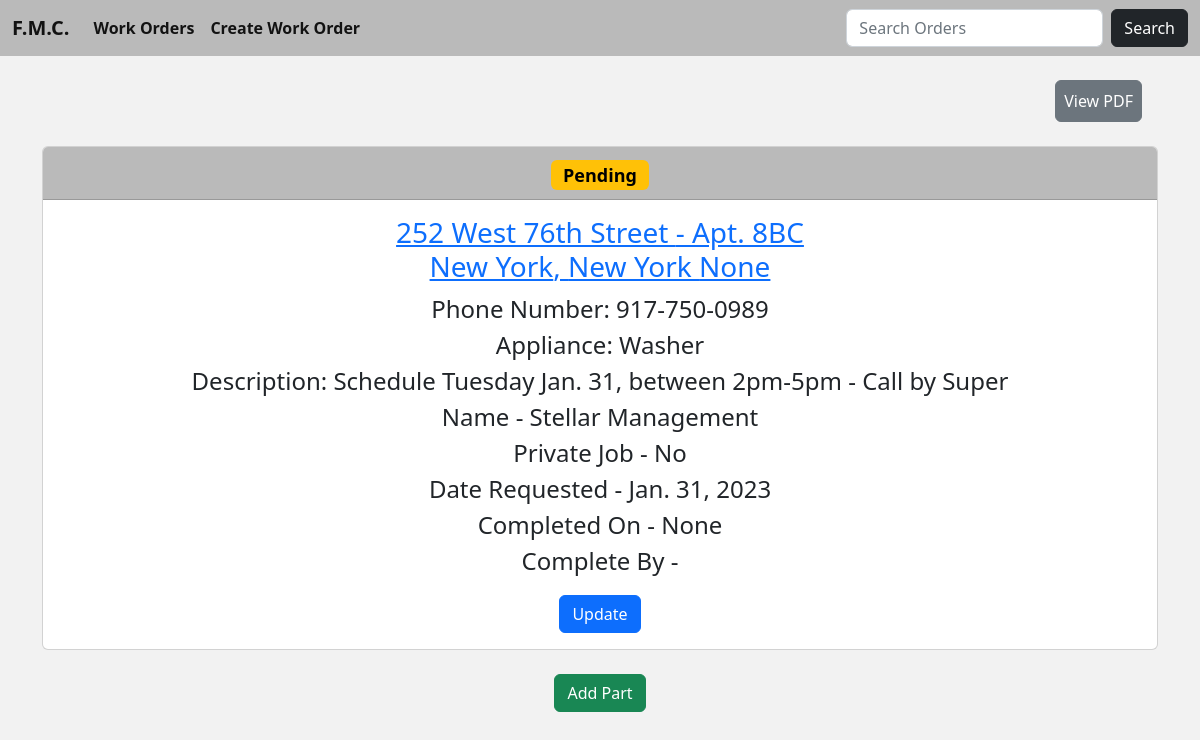
/work_orders_details/191, run on the app's committed database.
### fmc/models.py (models this page shows, shortened)
class Work(models.Model):
    company = models.CharField('Management Company', max_length=64, blank=True)
    address = models.CharField(max_length=64)
    apartment = models.CharField(max_length=64)
    city = models.CharField(max_length=64, null=True)
    zip_code = models.IntegerField('Zip Code', null=True, blank=True)
    state = models.CharField(max_length=12, choices=STATE_CHOICES, default='NEW YORK')
    appliance = models.CharField(max_length=64)
    phone = models.CharField('Phone Number', max_length=64, null=True, blank=True)
    comments = models.CharField('Description', max_length=64, null=True, blank=True)
    private = models.CharField(max_length=12, choices=PRIVATE_CHOICES, default='')
    status = models.CharField(max_length=12, choices=STATUS_CHOICES, default='Pending')
    date_added = models.DateTimeField(auto_now_add=True, null=True)
    logo = models.ImageField(null=True, blank=True)
    requested = models.DateField(null=True, blank=True)
    completed = models.DateField('Date Complete', null=True, blank=True)
    complete_by = models.CharField('Complete By', max_length=12, choices=TECHNICIAN, blank=True, default='')

### fmc/views.py (the view)
# urls.py: path('work_orders_details/<int:pk>', WorkOrderDetails.as_view(), name='work-order-details'),
class WorkOrderDetails(DetailView):
    model = Work
    template_name = 'work_order_details.html'

### fmc/templates/work_order_details.html (shortened to what this page needs)
{% extends 'index.html' %}
{% block body %}
<div class="d-flex flex-row-reverse pe-3">
<a href="{% url 'work-order-pdf' work.pk %}" class="btn btn-secondary p-2">View PDF</a>
</div>
<center>
    <div class="card text-center">
        <div class="card-header fs-4" style="background-color: #BABABA;">
            {% if work.status == 'Pending' %}
                <span class="badge text-bg-warning">{{ work.status }}</span>
            {% elif work.status == '2C2R' %}
                <span class="badge text-bg-danger">{{ work.status }}</span>
            {% else %}
                <span class="badge text-bg-success">{{ work.status }}</span>
            {% endif %}
        </div>
        <div class="card-body">
          <h5 class="card-title fs-3"><a href="https://www.google.com/maps/place/{{ work.address }}, {{ work.city }}, {{ work.state }} {{ work.zip_code }}">{{ work.address }} - Apt. {{ work.apartment }}</br>{{ work.city }}, {{ work.state }} {{ work.zip_code }}</a></h5>
          <p class="card-text fs-4">Phone Number: {{ work.phone }}</br>Appliance: {{ work.appliance }}</br>Description: {{ work.comments }}</br>
                                    Name - {{ work.company }}</br>Private Job - {{ work.private }} </br> Date Requested - {{ work.requested }}
                                    </br> Completed On - {{ work.completed }} </br> Complete By - {{ work.complete_by }}</p>
          <a href="{% url 'update-work-order' work.pk %}" class="btn btn-primary">Update</a>
        </div>
      </div>
    <center>
        <a href="{% url 'add-part' work.pk %}" class="btn btn-success">Add Part</a>
    </center>
</center>
{% endblock %}

### fmc/templates/index.html (style rules this page uses)
body { background-color: #F2F2F2; }

### data on the page
Work: status "Pending", address "252 West 76th Street", apartment "8BC", city "New York", state "New York", zip_code "None", phone "917-750-0989", appliance "Washer", comments "Schedule Tuesday Jan. 31, between 2pm-5pm - Call by Super", company "Stellar Management", private "No", requested "Jan. 31, 2023", completed "None"
